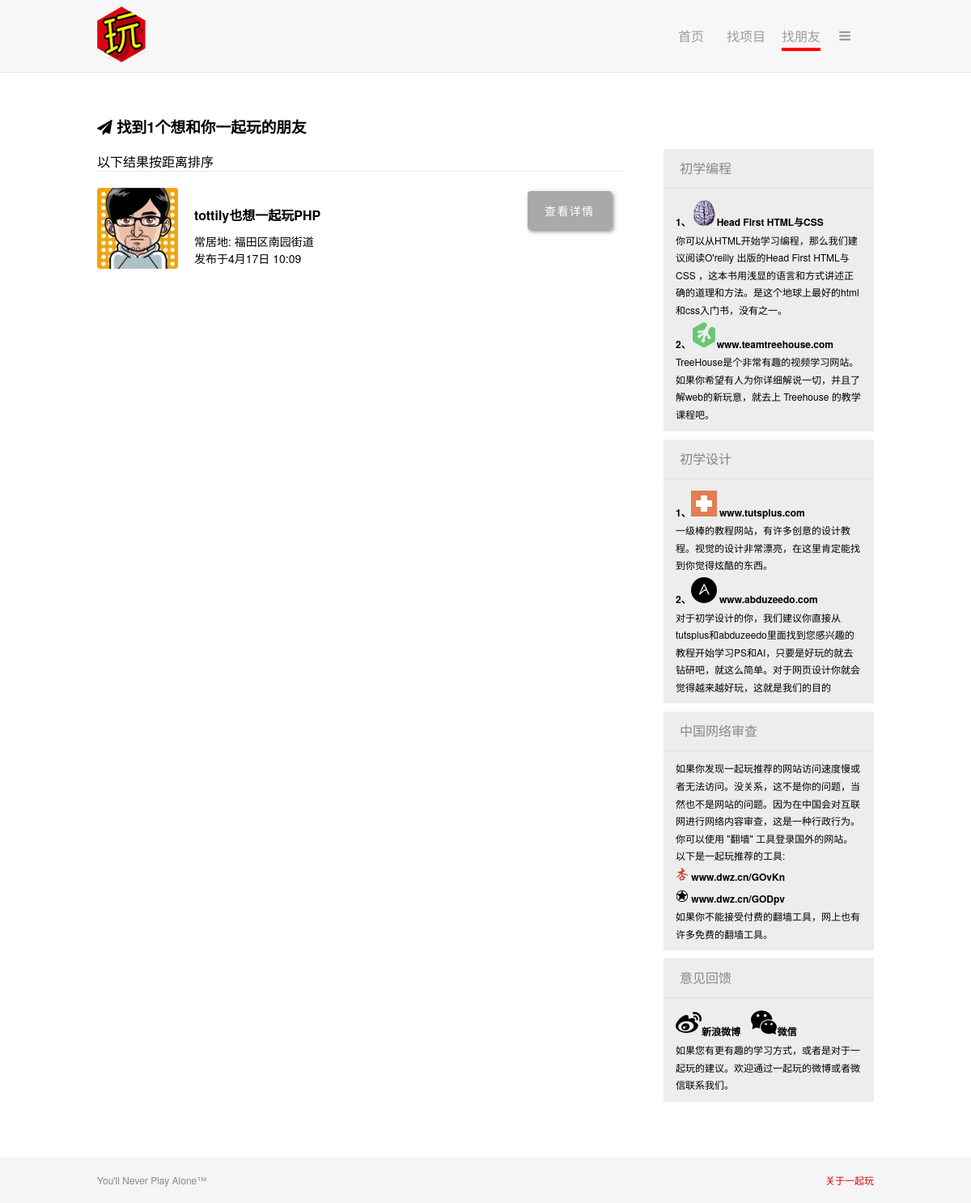
The app's page /yiqiwan/mymatch.php (signed in) with its own data.
### tables this page shows
CREATE TABLE `match_user` (
`user_id` int(11) NOT NULL,
  `username` varchar(30) DEFAULT NULL,
  `password` varchar(200) DEFAULT NULL,
  `join_date` datetime DEFAULT NULL,
  `real_name` varchar(32) DEFAULT NULL,
  `gender` varchar(1) DEFAULT NULL,
  `picture` varchar(200) DEFAULT NULL,
  `area` varchar(32) DEFAULT NULL,
  `street` varchar(32) DEFAULT NULL,
  `email` varchar(255) DEFAULT NULL,
  `resume` varchar(10000) DEFAULT NULL,
  `job` varchar(500) DEFAULT NULL,
  `education` varchar(500) DEFAULT NULL
);

### yiqiwan/mymatch.php (the view, shortened to what this page needs)
<!DOCTYPE html>
<html>
  <head>
    <link rel="stylesheet" href="font-awesome-4.3.0/css/font-awesome.min.css">
    <link rel="stylesheet" type="text/css" href="style.css" />
</head>
<body>
<header>
    <div class="nav">
        <a href="index.php"><img src="images/logo.png" alt="logo"></a>
        <div id="Navigation">
            <ul class="Navigation">
                <li><a href="index.php">首页</a></li>
                <li><a href="questionnaire.php">找项目</a></li>
                <li><a href="mymatch.php" class="selected">找朋友</a></li>
                <li><a href="viewprofile.php" class="fa fa-bars"></a>
<?php
  $dbc = mysqli_connect(DB_HOST, DB_USER, DB_PASSWORD, DB_NAME);
  mysqli_query($dbc, "set character set 'utf8'");
  mysqli_query($dbc, "set names 'utf8'");
?>
                </li>
            </ul>
        </div>
    </div>
</header>
<?
  function custom_echo($x) {
    if(strlen($x) != mb_strlen($x, 'utf-8')) {
      if(strlen($x)<=33) {
        return $x;
      }
      else {
        $y=mb_substr($x,0,11,'utf-8') . '...';
        return $y;
      }
    }
    else {
      if(mb_strlen($x)<=16) {
        return $x;
      }
      else {
        $y=mb_substr($x,0,16,'utf-8') . '...';
        return $y;
      }
    }
  }
  $query = "SELECT * FROM match_response WHERE user_id = '" . $_SESSION['user_id'] . "'";
  $data = mysqli_query($dbc, $query);
  $alls = array();
  while ($row = mysqli_fetch_array($data)) {
      array_push($alls, $row);
  }
  $tt = 0;
  foreach ($alls as $all) {
    if ($all['response'] != NULL)
      $tt = $all['response'];
  }
  if (mysqli_num_rows($data) != 0 && $tt != 0) {
    $query = "SELECT mr.response_id, mr.topic_id, mr.response, mt.name AS topic_name, mu.area AS area, mu.street AS street " .
      "FROM match_response AS mr " .
      "INNER JOIN match_topic AS mt USING (topic_id) " .
      "INNER JOIN match_user AS mu USING (user_id)" .
      "WHERE mr.user_id = '" . $_SESSION['user_id'] . "'";
    $data = mysqli_query($dbc, $query);
    $user_responses = array();
    while ($row = mysqli_fetch_array($data)) {
      array_push($user_responses, $row);
    }
    $results = array();
    $query = "SELECT user_id FROM match_user WHERE user_id != '" . $_SESSION['user_id'] . "'";
    $data = mysqli_query($dbc, $query);
    while ($row = mysqli_fetch_array($data)) {
      $query2 = "SELECT response_id, topic_id, response, response_date, mu.area AS area, mu.street AS street " .
        "FROM match_response " .
        "INNER JOIN match_user AS mu USING (user_id)" .
        "WHERE user_id = '" . $row['user_id'] . "'";
      $data2 = mysqli_query($dbc, $query2);
      $match_responses = array();
      while ($row2 = mysqli_fetch_array($data2)) {
        array_push($match_responses, $row2);
      }
      $score = 0;
      $area = 0;
      $street = 0;
      $topics = array();
      for ($i = 0; $i < count($user_responses); $i++) {
        if (isset($match_responses[$i]['response'])) {
          if ($user_responses[$i]['response'] + $match_responses[$i]['response'] == 2) {
            $score += 1;
            $response_date = $match_responses[$i]['response_date'];
            array_push($topics, $user_responses[$i]['topic_name']);
          }
        }
      }
      if ($score > 0) {
        $info = array();
        $info['user_id'] = $row['user_id'];
        $info['score'] = $score;
        $info['area'] = $area;
        $info['street'] = $street;
        $info['response_date'] = $response_date;
        $info['match_topics'] = array_slice($topics, 0);
        array_push($results, $info);
      }
    }
    usort($results, 'compare');
    if (count($results) == 0) {
      echo "<h2 class='noPeople'>咦...... 暂时还没有人想玩这个项目</h2>";
      exit();
    }
    else{
      echo '<div class="allsection"><div class="allmymatch"><h3><i class="fa fa-paper-plane"></i>&nbsp;找到'. count($results) . '个想和你一起玩的朋友</h3><p style="margin-bottom: 0;">以下结果按距离排序</p>';
    }
    foreach ($results as $result) {
      $user_id = $result['user_id'];
      $match_topics = $result['match_topics'];
      $response_date = $result['response_date'];
      $query = "SELECT username, area, street, picture FROM match_user WHERE user_id = '$user_id'";
      $data = mysqli_query($dbc, $query);
      if (mysqli_num_rows($data) == 1) {
        $row = mysqli_fetch_array($data);
        echo '<div class="mymatch">';
        if (!empty($row['picture'])) {
          echo '<div class="detail-pic"><img src="' . MM_UPLOADPATH . $row['picture'] . '" alt="Profile Picture" /></div>';
        }
        else {
          echo '<div class="detail-pic"><img src="images/nopic.png" alt="Profile Picture" /></div>';
        }
        echo '<div class="detail">';
        if (!empty($row['username'])) {
          echo '<h4>' . custom_echo($row['username']) . '也想一起玩';
        }
        foreach ($match_topics as $topic) {
          echo $topic . '</h4>';
        }
        if (!empty($row['area']) && !empty($row['street'])) {
          echo '<p>常居地: ' . $row['area'] . $row['street'] . '</p>';
        }
        echo '<p>发布于' . ltrim(date('m月d日 H:i', strtotime($response_date)), '0') . '</p></div>';
        echo '<div class="detail-button"><a href="viewprofile.php?user_id=' . $user_id . '" target="_blank">查看详情</a></div></div>';
      }
    }
?>
      </div>
      <section class="sidebar" style="margin-top:4em">
        <h3>初学编程</h3>
        <div>
          <p>
            <a href="http://book.douban.com/subject/25752357/" target="_blank"><strong>1、</strong><img src="images/hf2.png" alt="hf2"><b>Head First HTML与CSS</b></a><br/>你可以从HTML开始学习编程，那么我们建议阅读O'reilly 出版的Head First HTML与CSS ，这本书用浅显的语言和方式讲述正确的道理和方法。是这个地球上最好的html和css入门书，没有之一。<br/>
            <a href="http://teamtreehouse.com/" target="_blank"><strong>2、</strong><img src="images/treehouse.png" alt="treehouse"><b>www.teamtreehouse.com</b></a><br/>TreeHouse是个非常有趣的视频学习网站。如果你希望有人为你详细解说一切，并且了解web的新玩意，就去上 Treehouse 的教学课程吧。
          </p>
        </div>
        <h3>初学设计</h3>
        <div>
          <p>
            <a href="http://tutsplus.com/" target="_blank"><strong>1、</strong><img src="images/tutsplus.png" alt="tutsplus">&nbsp;<b>www.tutsplus.com</b></a><br/>一级棒的教程网站，有许多创意的设计教程。视觉的设计非常漂亮，在这里肯定能找到你觉得炫酷的东西。<br/>
            <a href="http://www.abduzeedo.com/" target="_blank"><strong>2、</strong><img src="images/abduzeedo.png" alt="abduzeedo">&nbsp;<b>www.abduzeedo.com</b></a><br/>对于初学设计的你，我们建议你直接从tutsplus和abduzeedo里面找到您感兴趣的教程开始学习PS和AI，只要是好玩的就去钻研吧，就这么简单。对于网页设计你就会觉得越来越好玩，这就是我们的目的
          </p>
        </div>
        <h3>中国网络审查</h3>
        <div>
          <p>如果你发现一起玩推荐的网站访问速度慢或者无法访问。没关系，这不是你的问题，当然也不是网站的问题。因为在中国会对互联网进行网络内容审查，这是一种行政行为。你可以使用 "翻墙" 工具登录国外的网站。以下是一起玩推荐的工具:<br/><a href="http://honx.in/i/VLtyvM6vDwo3sn7Y" target="_blank"><img src="images/honx.png" alt="honx">&nbsp;<b>www.dwz.cn/GOvKn</b></a><br/><a href="https://getastrill.com/" target="_blank"><img src="images/astrill.png" alt="astrill">&nbsp;<b>www.dwz.cn/GODpv</b></a><br/>如果你不能接受付费的翻墙工具，网上也有许多免费的翻墙工具。</p>
        </div>
        <h3>意见回馈</h3>
        <div>
          <p>
          <a href="http://www.weibo.com/walizzwell" target="_blank" style="text-decoration:none; color:#000;"><img src="images/sinaweibo.png" alt="sinaweibo"><b>新浪微博</b></a>&nbsp;&nbsp;&nbsp;&nbsp;<a id="weixin-contact" href="http://yiqiwan.today/test/images/orcode.jpg" target="_blank"><img src="images/weixin.png" alt="weixin"><b>微信</b><span id="pop-up"><img src="images/orcode.jpg" alt="orcode"></span></a><br/>
          如果您有更有趣的学习方式，或者是对于一起玩的建议。欢迎通过一起玩的微博或者微信联系我们。
          </p>
        </div>
      </section>
      </div>
<?php
  }
  else {
    echo '<h2 class="noPeople">你必须先 <a href="questionnaire.php">选择你想玩的项目</a> 才能找到一起玩的朋友</h2>';
  }
  require_once('footer.php');
?>

### yiqiwan/style.css (style rules this page uses)
body { margin: 0; padding: 0; font-family: 'hiragino sans gb', 'helvetica neue', 'microsoft yahei', tahoma, arial, sans-serif; }
*, *:before, *:after { -webkit-box-sizing: border-box; -moz-box-sizing: border-box; box-sizing: border-box; }
img[alt="Profile Picture"] { border-radius: 4px; float: left; }
.allsection { width: 960px; margin: 30px auto 0; }
a:link { color: #369; text-decoration: none; }
header { height: 90px; background: #f7f7f7; border-bottom: 1px solid #e9e9e9; }
.nav { width: 960px; margin: 0 auto; }
.nav a img { float: left; margin-top: 8px; width: 60px; }
#Navigation { margin-left: 700px; padding-top: 32px; width: 244px; }
.Navigation { margin: 0; padding: 0; position: absolute; width: 244px; }
.Navigation li { list-style: none; float: left; width: 68px; text-align: center; }
.Navigation > li:last-child { width: 40px; }
.Navigation li a { text-decoration: none; color: #9c9c9c; padding-bottom: 14px; }
.Navigation li > a { padding-bottom: 3px; }
.selected { border-bottom: 4px solid #FF0000; }
.sidebar { float: right; margin-top: 1.5em; margin-bottom: 58px; width: 260px; }
.sidebar h3 { width: 260px; height: 48px; text-align: left; line-height: 28px; background: #ededed; font-size: 16px; color: #878787; padding: 10px 0 0 20px; margin: 0; font-weight: 100; }
.sidebar div { border-top: 1px solid #dbdbdb; background-color: #ededed; }
.sidebar div p { width: 230px; margin: 10px auto; padding-bottom: 10px; font-size: 0.75em; line-height: 1.8em; }
.sidebar img { margin-top: 4px; }
.sidebar a { text-decoration: none; color: #000; }
#weixin-contact { position: relative; }
.allmymatch h3 { text-align: left; margin: 1.5em 0 1em; line-height: 100%; }
.allmymatch { float: left; width: 650px; }
.mymatch { width: 650px; height: 150px; margin: 0px auto; border-top: 1px solid #e6eaed; padding-top: 20px; }
.mymatch > * { display: inline-block; }
.detail-pic { float: left; width: 100px; }
.detail { float: left; width: 370px; margin-left: 20px; }
.detail p { margin-top: 20px; line-height: .1em; font-size: 14px; }
.mymatch a { background: #a9a9a9; border-radius: 4px; color: #fff; padding: 1em 1.5em; letter-spacing: .1em; font-size: 14px; font-weight: 100; cursor: pointer; border: 0; box-shadow: 2px 2px 5px #888888; }
.detail-button { float: left; margin-left: 42px; margin-top: 1em; }

### records on screen
match_user: picture (picture), username "tottily", topic "PHP", area "福田区", street "南园街道", response_date "4月17日 10:09"

### other values on screen
count($results) "1"
